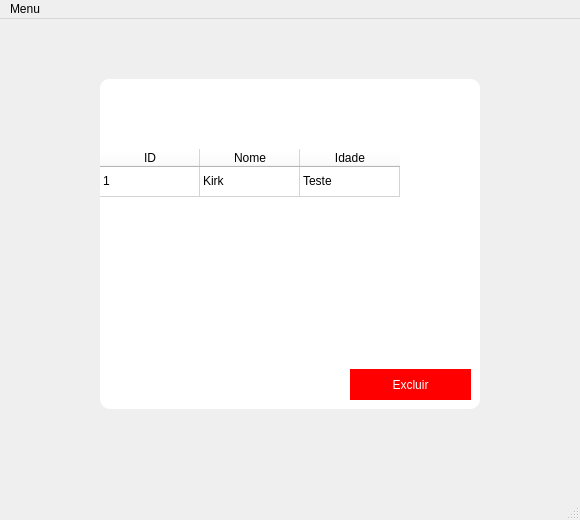
<?xml version="1.0" encoding="UTF-8"?>
<ui version="4.0">
 <class>MainWindow</class>
 <widget class="QMainWindow" name="MainWindow">
  <property name="geometry">
   <rect>
    <x>0</x>
    <y>0</y>
    <width>580</width>
    <height>520</height>
   </rect>
  </property>
  <property name="windowTitle">
   <string>MainWindow</string>
  </property>
  <widget class="QWidget" name="centralwidget">
   <property name="styleSheet">
    <string notr="true">display: flex;
align-items: center;
justify-content: center;</string>
   </property>
   <widget class="QFrame" name="frame">
    <property name="geometry">
     <rect>
      <x>100</x>
      <y>60</y>
      <width>380</width>
      <height>330</height>
     </rect>
    </property>
    <property name="styleSheet">
     <string notr="true">QFrame{
	background-color: white;
	border-radius: 10px
}
</string>
    </property>
    <property name="frameShape">
     <enum>QFrame::StyledPanel</enum>
    </property>
    <property name="frameShadow">
     <enum>QFrame::Raised</enum>
    </property>
    <widget class="QWidget" name="widget" native="true">
     <property name="geometry">
      <rect>
       <x>0</x>
       <y>0</y>
       <width>380</width>
       <height>70</height>
      </rect>
     </property>
     <property name="styleSheet">
      <string notr="true">background-color: &quot;#51b2d9&quot;;
border-top-right-radius: 10px;
border-top-left-radius: 10px</string>
     </property>
     <widget class="QLabel" name="label">
      <property name="geometry">
       <rect>
        <x>0</x>
        <y>0</y>
        <width>380</width>
        <height>70</height>
       </rect>
      </property>
      <property name="styleSheet">
       <string notr="true">text-transform: uppercase;
font: 16pt &quot;Kohne Makina&quot;;
font-weight: bold;
color: white</string>
      </property>
      <property name="text">
       <string>Lista de clientes</string>
      </property>
      <property name="alignment">
       <set>Qt::AlignCenter</set>
      </property>
     </widget>
    </widget>
    <widget class="QWidget" name="widget_2" native="true">
     <property name="geometry">
      <rect>
       <x>0</x>
       <y>70</y>
       <width>380</width>
       <height>260</height>
      </rect>
     </property>
     <widget class="QTableWidget" name="tableWidget">
      <property name="geometry">
       <rect>
        <x>0</x>
        <y>0</y>
        <width>380</width>
        <height>211</height>
       </rect>
      </property>
      <property name="styleSheet">
       <string notr="true"/>
      </property>
      <property name="horizontalScrollBarPolicy">
       <enum>Qt::ScrollBarAlwaysOff</enum>
      </property>
      <property name="sizeAdjustPolicy">
       <enum>QAbstractScrollArea::AdjustToContentsOnFirstShow</enum>
      </property>
      <property name="tabKeyNavigation">
       <bool>true</bool>
      </property>
      <property name="textElideMode">
       <enum>Qt::ElideLeft</enum>
      </property>
      <property name="showGrid">
       <bool>true</bool>
      </property>
      <property name="sortingEnabled">
       <bool>true</bool>
      </property>
      <property name="rowCount">
       <number>1</number>
      </property>
      <property name="columnCount">
       <number>3</number>
      </property>
      <attribute name="horizontalHeaderVisible">
       <bool>true</bool>
      </attribute>
      <attribute name="horizontalHeaderCascadingSectionResizes">
       <bool>false</bool>
      </attribute>
      <attribute name="verticalHeaderVisible">
       <bool>false</bool>
      </attribute>
      <attribute name="verticalHeaderCascadingSectionResizes">
       <bool>false</bool>
      </attribute>
      <attribute name="verticalHeaderHighlightSections">
       <bool>false</bool>
      </attribute>
      <row>
       <property name="text">
        <string>0</string>
       </property>
      </row>
      <column>
       <property name="text">
        <string>ID</string>
       </property>
      </column>
      <column>
       <property name="text">
        <string>Nome</string>
       </property>
      </column>
      <column>
       <property name="text">
        <string>Idade</string>
       </property>
      </column>
      <item row="0" column="0">
       <property name="text">
        <string>1</string>
       </property>
       <property name="flags">
        <set>ItemIsSelectable|ItemIsDragEnabled|ItemIsDropEnabled|ItemIsUserCheckable|ItemIsEnabled</set>
       </property>
      </item>
      <item row="0" column="1">
       <property name="text">
        <string>Kirk</string>
       </property>
       <property name="flags">
        <set>ItemIsSelectable|ItemIsDragEnabled|ItemIsDropEnabled|ItemIsUserCheckable|ItemIsEnabled</set>
       </property>
      </item>
      <item row="0" column="2">
       <property name="text">
        <string>Teste</string>
       </property>
       <property name="flags">
        <set>ItemIsSelectable|ItemIsDragEnabled|ItemIsDropEnabled|ItemIsUserCheckable|ItemIsEnabled</set>
       </property>
      </item>
     </widget>
     <widget class="QPushButton" name="button_create">
      <property name="geometry">
       <rect>
        <x>250</x>
        <y>220</y>
        <width>121</width>
        <height>31</height>
       </rect>
      </property>
      <property name="styleSheet">
       <string notr="true">QPushButton {
	text-transform: uppercase;
	font: 12pt &quot;Kohne Makina&quot;;
	color: white;
	background-color: red;
	border-style: solid;
}</string>
      </property>
      <property name="text">
       <string>Excluir</string>
      </property>
     </widget>
    </widget>
   </widget>
  </widget>
  <widget class="QMenuBar" name="menubar">
   <property name="geometry">
    <rect>
     <x>0</x>
     <y>0</y>
     <width>580</width>
     <height>22</height>
    </rect>
   </property>
   <widget class="QMenu" name="menuMenu">
    <property name="title">
     <string>Menu</string>
    </property>
    <addaction name="actionCadastrar_novo_cliente"/>
    <addaction name="actionListar_clientes_existentes"/>
    <addaction name="actionSair"/>
   </widget>
   <addaction name="menuMenu"/>
  </widget>
  <widget class="QStatusBar" name="statusbar"/>
  <action name="actionCadastrar_novo_cliente">
   <property name="text">
    <string>Cadastrar novo cliente</string>
   </property>
  </action>
  <action name="actionListar_clientes_existentes">
   <property name="text">
    <string>Listar clientes existentes</string>
   </property>
  </action>
  <action name="actionSair">
   <property name="text">
    <string>Sair</string>
   </property>
  </action>
 </widget>
 <resources/>
 <connections/>
</ui>
